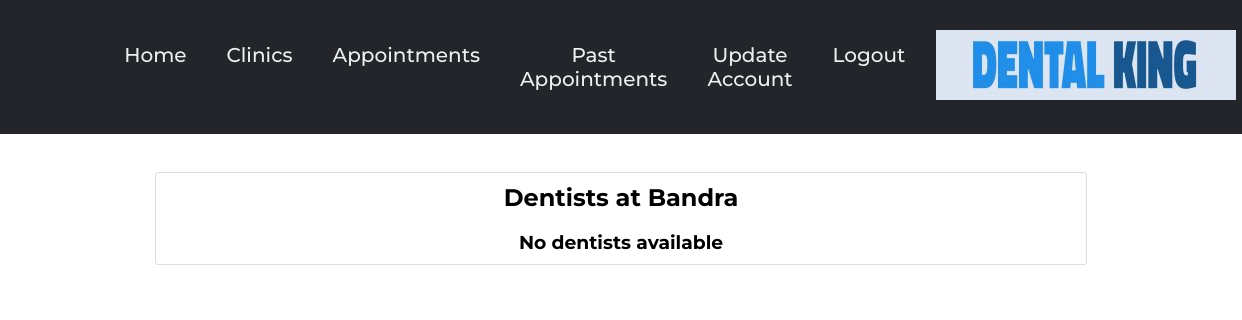
The app's page /dentists.php?location=3 (signed in), older data.
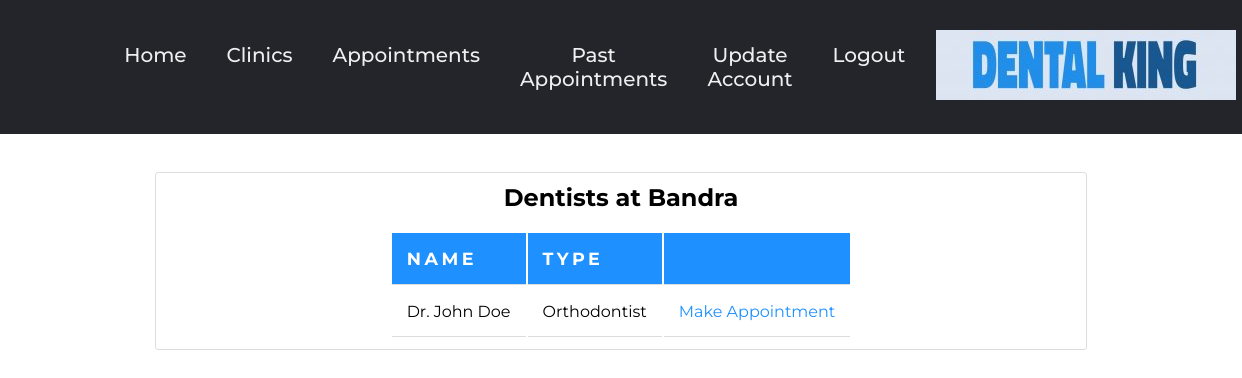
The same page, newer data.
### tables this page shows
CREATE TABLE `dentist` (
  `username` varchar(32) NOT NULL,
  `name` varchar(50) NOT NULL,
  `phone` bigint(10) NOT NULL,
  `age` int(3) NOT NULL,
  `sex` set('M','F') NOT NULL,
  `d_type` set('General','Orthodontist') NOT NULL,
  `location` varchar(32) NOT NULL
);

### dentists.php (the view, shortened to what this page needs)
<?php
    $db=mysqli_connect('localhost','root','','dcms') or die("could not connect to database");
    $locn = $_GET['location'];
?>
<!DOCTYPE HTML>
<html>
<head>
    <link rel="stylesheet" href="styles.css">
    <link href="style10.css" type="text/css"rel="stylesheet"/>
</head>
<body>
  <center>
  <?php require_once("header.php");?>
    <div class="content-section" style="width:75%">
        <?php
        $query2 = "SELECT location FROM clinic WHERE clinic_id = '$locn' LIMIT 1";
        $res_locn = mysqli_query($db, $query2);
        if($res_locn == false || mysqli_num_rows($res_locn) == 0)
        echo "<h3>Invalid Location</h3>";
        else
        {
            $row = mysqli_fetch_assoc($res_locn);
            $loc = $row['location'];
            echo "<h2>Dentists at $loc</h2><br>";
            $query = "SELECT * FROM dentist WHERE location = '$loc'";
            $res_dentist = mysqli_query($db, $query);
            if($res_dentist == false || mysqli_num_rows($res_dentist) == 0)
            echo  "<h3>No dentists available</h3>";
            else
            {
                echo "<table><tr><th>Name</th><th>Type</th><th></th></tr>";
                while($row = mysqli_fetch_assoc($res_dentist))
                {
                    $link = "makeappointment.php?dentist=".$row['username']."";
                    echo "<tr><td>Dr. ".$row['name']."</td><td>".$row['d_type']."</td><td><a href='$link'>Make Appointment</a></td></tr>";
                }
            }
        }
        ?>
        </table>
    </div>
    </center>
</body>
</html>

Row changes from the older to the newer data that the page shows:
added dentist: name "John Doe", d_type "Orthodontist"
Text that changed along with them:
text no longer shown: "No dentists available"
text now shown: "NAME TYPE"
